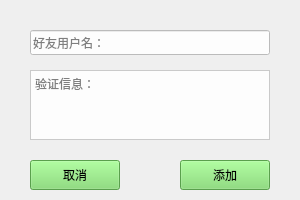
<?xml version="1.0" encoding="UTF-8"?>
<ui version="4.0">
 <class>AddfrdWidget</class>
 <widget class="QWidget" name="AddfrdWidget">
  <property name="geometry">
   <rect>
    <x>0</x>
    <y>0</y>
    <width>300</width>
    <height>200</height>
   </rect>
  </property>
  <property name="minimumSize">
   <size>
    <width>300</width>
    <height>200</height>
   </size>
  </property>
  <property name="maximumSize">
   <size>
    <width>300</width>
    <height>200</height>
   </size>
  </property>
  <property name="windowTitle">
   <string>addfriend</string>
  </property>
  <widget class="QLabel" name="backgroundLabel">
   <property name="geometry">
    <rect>
     <x>0</x>
     <y>0</y>
     <width>300</width>
     <height>200</height>
    </rect>
   </property>
   <property name="minimumSize">
    <size>
     <width>300</width>
     <height>200</height>
    </size>
   </property>
   <property name="maximumSize">
    <size>
     <width>300</width>
     <height>200</height>
    </size>
   </property>
   <property name="text">
    <string/>
   </property>
   <property name="pixmap">
    <pixmap resource="image/image.qrc">:/new/prefix1/csky05.jpg</pixmap>
   </property>
   <property name="scaledContents">
    <bool>true</bool>
   </property>
  </widget>
  <widget class="QLineEdit" name="fricountLineEdit">
   <property name="geometry">
    <rect>
     <x>30</x>
     <y>30</y>
     <width>240</width>
     <height>25</height>
    </rect>
   </property>
   <property name="styleSheet">
    <string notr="true">background-color: rgba(255, 255, 255, 230);</string>
   </property>
   <property name="placeholderText">
    <string>好友用户名：</string>
   </property>
  </widget>
  <widget class="QTextEdit" name="descrpTextEdit">
   <property name="geometry">
    <rect>
     <x>30</x>
     <y>70</y>
     <width>240</width>
     <height>70</height>
    </rect>
   </property>
   <property name="styleSheet">
    <string notr="true">background-color: rgba(255, 255, 255, 230);</string>
   </property>
   <property name="placeholderText">
    <string>验证信息：</string>
   </property>
  </widget>
  <widget class="QPushButton" name="sendPushButton_2">
   <property name="geometry">
    <rect>
     <x>30</x>
     <y>160</y>
     <width>90</width>
     <height>30</height>
    </rect>
   </property>
   <property name="styleSheet">
    <string notr="true">background-color: rgba(120, 219, 101, 247);</string>
   </property>
   <property name="text">
    <string>取消</string>
   </property>
  </widget>
  <widget class="QPushButton" name="sendPushButton_3">
   <property name="geometry">
    <rect>
     <x>180</x>
     <y>160</y>
     <width>90</width>
     <height>30</height>
    </rect>
   </property>
   <property name="styleSheet">
    <string notr="true">background-color: rgba(120, 219, 101, 247);</string>
   </property>
   <property name="text">
    <string>添加</string>
   </property>
  </widget>
 </widget>
 <resources>
  <include location="image/image.qrc"/>
 </resources>
 <connections/>
</ui>
